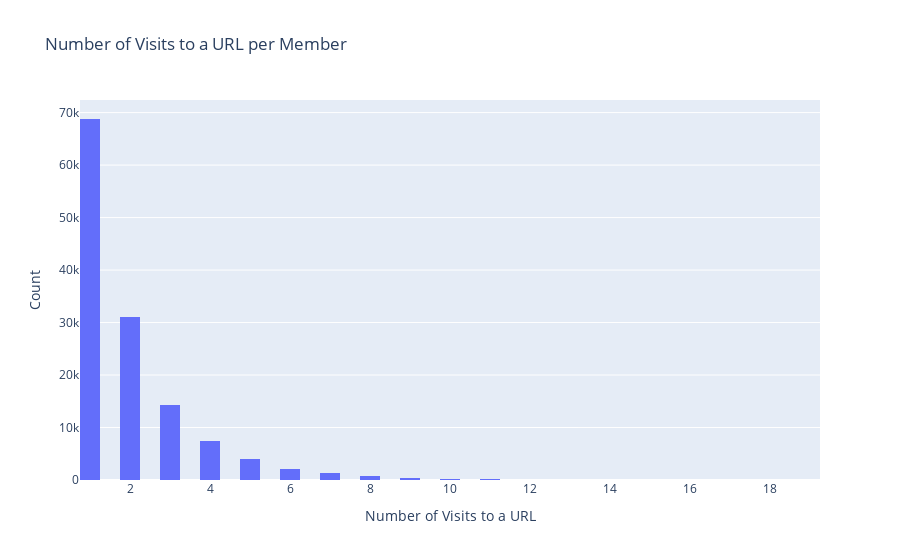

Here is the notebook cell this chart was saved with:
### Markdown cell above
There are less outreached members (received treatment) than non-outreached members (did not receive treatment)

### Code cell
# let's get the number of visits to different urls per member

member_title_visits_df = web_visits_df.groupby(["member_id", "title"]).size().reset_index(name="title_num_visits_per_member").sort_values(by="title_num_visits_per_member", ascending=False)

# plot histogram of title_num_visits_per_member

fig = px.histogram(member_title_visits_df, x="title_num_visits_per_member", nbins=50, title="Number of Visits to a URL per Member")
fig.update_layout(xaxis_title="Number of Visits to a URL", yaxis_title="Count")
fig.show()

### Figure 1 — Plotly figure (JSON) as saved in the notebook; plotly's stock layout.template omitted (floating-point values rounded to 4 significant figures; data arrays with more than 128 entries replaced by an {"elided": "..."} marker saying what was removed)
{"data": [{"bingroup": "x", "hovertemplate": "title_num_visits_per_member=%{x}<br>count=%{y}<extra></extra>", "legendgroup": "", "marker": {"color": "#636efa", "pattern": {"shape": ""}}, "name": "", "nbinsx": 50, "orientation": "v", "showlegend": false, "type": "histogram", "x": {"elided": "130459 int values"}, "xaxis": "x", "yaxis": "y"}], "layout": {"barmode": "relative", "legend": {"tracegroupgap": 0}, "title": {"text": "Number of Visits to a URL per Member"}, "xaxis": {"anchor": "y", "domain": [0, 1], "title": {"text": "Number of Visits to a URL"}}, "yaxis": {"anchor": "x", "domain": [0, 1], "title": {"text": "Count"}}}}
